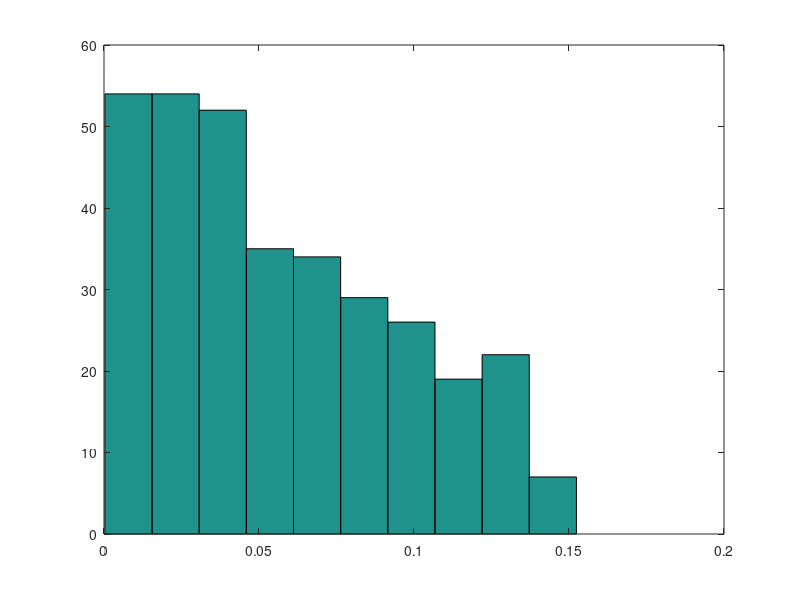
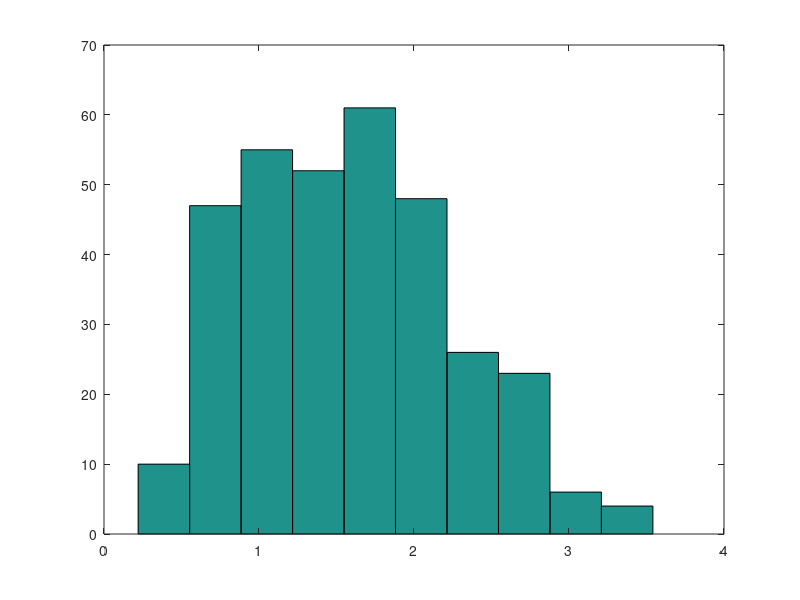

These charts were generated, in order, by the following MATLAB code: (Note: this script raises an error after producing the figures.)

lambda=2;
% g=2*(x./lambda^2).*exp(-(x/lambda).^2);
% plot(x,g)
xs=sqrt(2);
A=2*sqrt(2)*pi*xs*exp(-xs^2/4);
%%
N=1e4;

X=real(sqrt(-lambda^2*log(-(rand(N,1))))); % Does the A fit here? or can we treat it later?
X=real(2*sqrt(-log(-(rand(N,1)))));
% X=A*(sqrt(-lambda^2*log(-rand(N,1)))); % generate exponential samples
U=rand(N,1).*X;
p=sqrt(2)*pi*X.^2.*exp(-(X.^2/2));
% z=zeros(size(U));
% z(A*U<=p)=1;
% Accepted=U.*z;
Accepted=U(A.*U<=p);
X_accepted=X(A.*U<=p);
Accepted(Accepted==0)=[];
% figure(4)
% hist(Accepted)
s=length(Accepted);
sample2=sqrt(randn(s,1).^2+randn(s,1).^2+randn(s,1).^2);
h=kstest2(Accepted,sample2)
hist(Accepted)
figure(2),hist(sample2)
% figure(2)
% scatter(X,abs(Accepted));
% lalu=abs(Accepted);
% 
% figure(3)
% scatter(X,p)
% hold on
% scatter(X,U)

%% KS tests multiple times
M=1e4;
times=1e2;
fail=0;
P=[];
fail=0;
for i=1:times
[samples] = lastname_firstname_hw2_prob1(M);
sample2=sqrt(randn(M,1).^2+randn(M,1).^2+randn(M,1).^2);

[h,p]=kstest2(samples,sample2);
P=[P;p];

    fail=fail+h;
end
fail
hist(sample2);
figure,hist(samples)
% hist(P,20);
% hist(P,5);

